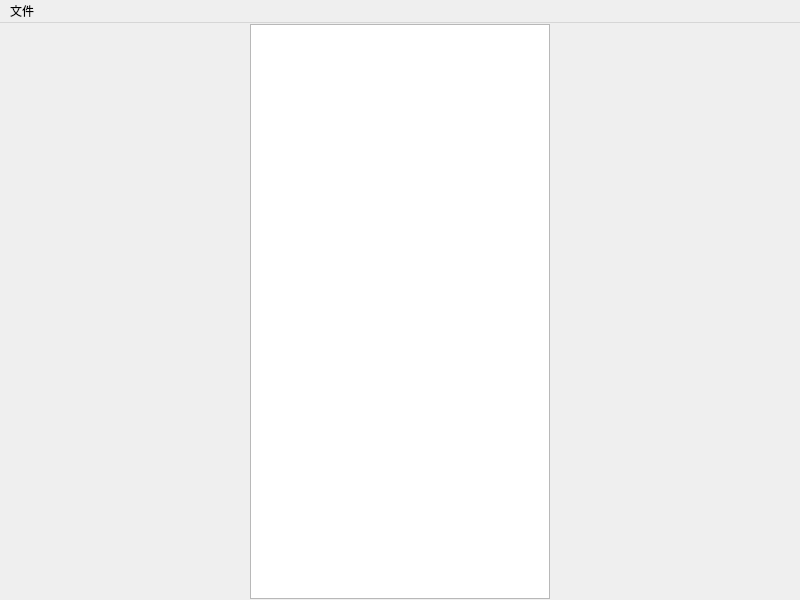
<?xml version="1.0" encoding="UTF-8"?>
<ui version="4.0">
 <class>MainWindow</class>
 <widget class="QMainWindow" name="MainWindow">
  <property name="geometry">
   <rect>
    <x>0</x>
    <y>0</y>
    <width>800</width>
    <height>600</height>
   </rect>
  </property>
  <property name="windowTitle">
   <string>MTK-Viewer</string>
  </property>
  <widget class="QWidget" name="centralwidget">
   <layout class="QHBoxLayout" name="horizontalLayout_2">
    <property name="spacing">
     <number>2</number>
    </property>
    <property name="leftMargin">
     <number>1</number>
    </property>
    <property name="topMargin">
     <number>1</number>
    </property>
    <property name="rightMargin">
     <number>1</number>
    </property>
    <property name="bottomMargin">
     <number>1</number>
    </property>
    <item>
     <layout class="QHBoxLayout" name="vtkViewerContainer"/>
    </item>
    <item>
     <widget class="QTableView" name="propertiesTable">
      <property name="minimumSize">
       <size>
        <width>300</width>
        <height>0</height>
       </size>
      </property>
      <property name="maximumSize">
       <size>
        <width>300</width>
        <height>16777215</height>
       </size>
      </property>
     </widget>
    </item>
   </layout>
  </widget>
  <widget class="QMenuBar" name="menubar">
   <property name="geometry">
    <rect>
     <x>0</x>
     <y>0</y>
     <width>800</width>
     <height>23</height>
    </rect>
   </property>
   <widget class="QMenu" name="menu">
    <property name="title">
     <string>文件</string>
    </property>
    <addaction name="actionOpen"/>
    <addaction name="actionCloseCurrent"/>
    <addaction name="actionClose"/>
   </widget>
   <addaction name="menu"/>
  </widget>
  <action name="actionOpen">
   <property name="text">
    <string>打开</string>
   </property>
  </action>
  <action name="actionClose">
   <property name="text">
    <string>退出程序</string>
   </property>
  </action>
  <action name="actionCloseCurrent">
   <property name="text">
    <string>关闭文件</string>
   </property>
  </action>
 </widget>
 <resources/>
 <connections/>
</ui>
